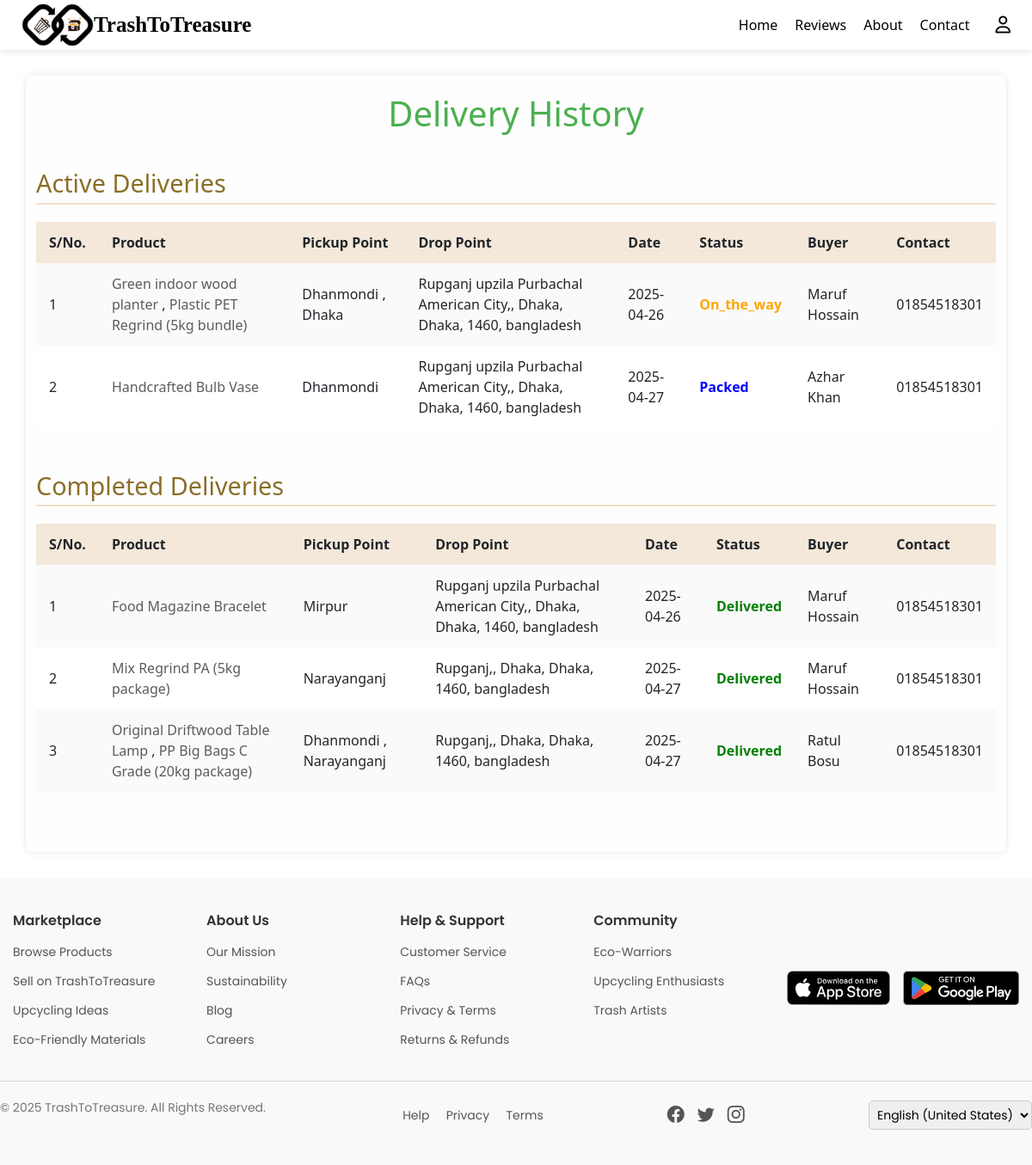
The page /driver/delivery-history/ (signed in) on the database as committed earlier.
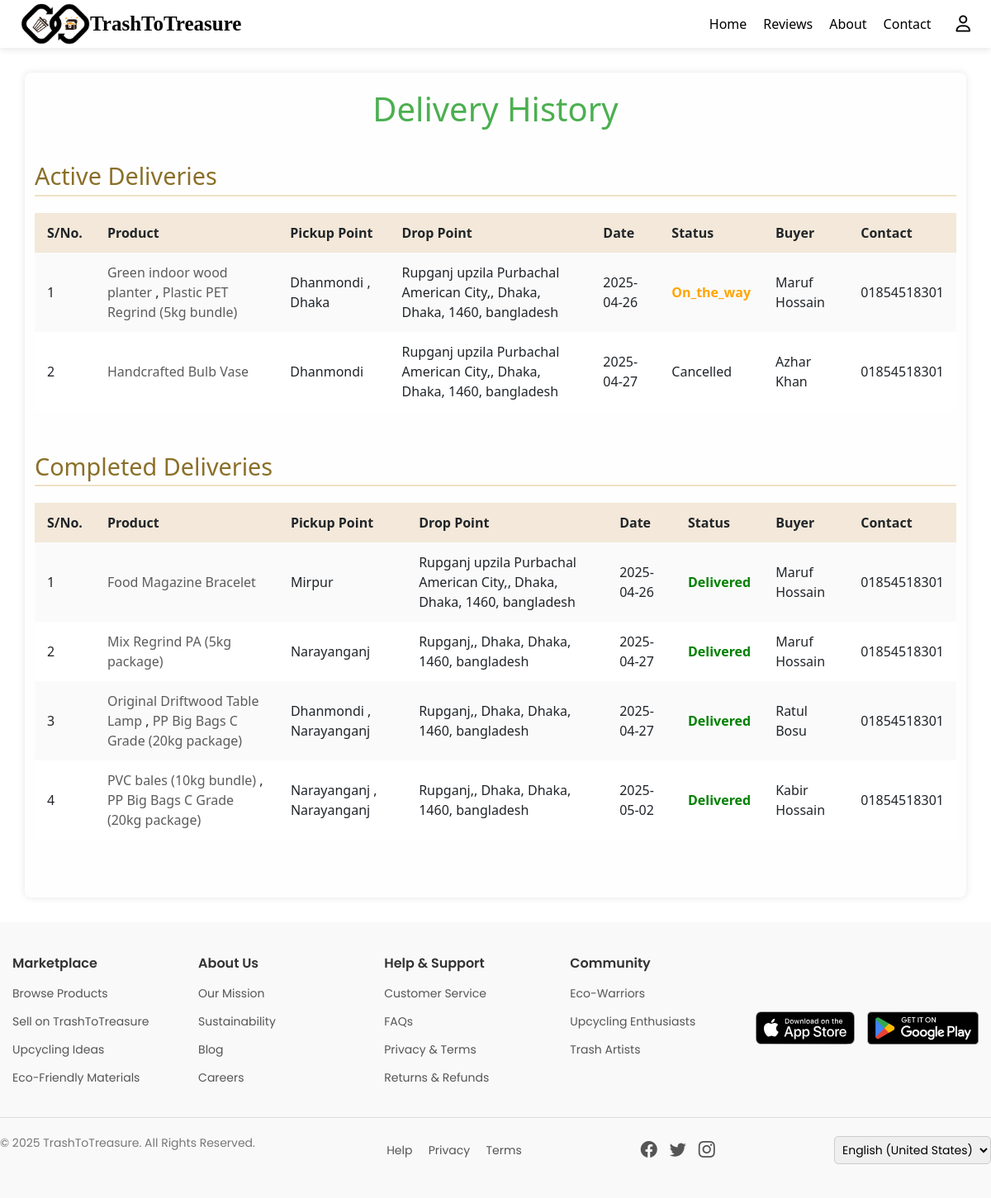
The same page on the database as committed later.
### marketplace/models.py (models this page shows, shortened)
class Order(models.Model):
    PAYMENT_CHOICES = [
        ('sslcommerz', 'SSLCommerz'),
        ('cod', 'Cash on Delivery'),
    ]
    PAYMENT_STATUS_CHOICES = [
        ('pending', 'Pending'),
        ('paid', 'Paid'),
        ('failed', 'Failed'),
    ]
    DELIVERY_STATUS_CHOICES = [
        ('ready', 'Ready to Ship'),
        ('packed', 'Packed'),
        ('on_the_way', 'On the Way'),
        ('delivered', 'Delivered'),
        ('cancelled', 'Cancelled'),
        ('returned', 'Returned'),
    ]
    buyer = models.ForeignKey(User, on_delete=models.CASCADE)
    first_name = models.CharField(max_length=50, blank=True, null=True)
    last_name = models.CharField(max_length=50, blank=True, null=True)
    company = models.CharField(max_length=100, blank=True, null=True)
    country = models.CharField(max_length=50, blank=True, null=True)
    street_address = models.CharField(max_length=255, blank=True, null=True)
    city = models.CharField(max_length=50, blank=True, null=True)
    state = models.CharField(max_length=50, blank=True, null=True)
    zip_code = models.CharField(max_length=10, blank=True, null=True)
    phone = models.CharField(max_length=20, blank=True, null=True)
    email = models.EmailField(blank=True, null=True)
    payment_method = models.CharField(max_length=20, choices=PAYMENT_CHOICES)
    payment_status = models.CharField(max_length=20, choices=PAYMENT_STATUS_CHOICES, default='pending')
    delivery_status = models.CharField(max_length=20, choices=DELIVERY_STATUS_CHOICES, default='ready')
    total_amount = models.DecimalField(max_digits=10, decimal_places=2)
    created_at = models.DateTimeField(auto_now_add=True)
    assigned_delivery_guy = models.ForeignKey(
        User,
        on_delete=models.SET_NULL,
        null=True,
        blank=True,
        related_name='assigned_orders'
    )
    expected_delivery = models.DateTimeField(null=True, blank=True)

class OrderItem(models.Model):
    order = models.ForeignKey(Order, on_delete=models.CASCADE, related_name='items')
    content_type = models.ForeignKey(ContentType, on_delete=models.CASCADE)
    object_id = models.PositiveIntegerField()
    item = GenericForeignKey('content_type', 'object_id')
    quantity = models.PositiveIntegerField()
    price = models.DecimalField(max_digits=10, decimal_places=2)

class UpcycledProduct(models.Model):
    product_name = models.CharField(max_length=255, default="")
    category = models.CharField(max_length=100, default="")
    description = models.TextField()
    price = models.DecimalField(max_digits=10, decimal_places=2)
    product_status = models.CharField(max_length=20, choices=PRODUCT_STATUS_CHOICES, default='active')
    artisan = models.ForeignKey(User, on_delete=models.CASCADE, related_name='upcycled_products', null=True, blank=True)
    approval_status = models.BooleanField(default=False)
    stock_availability = models.IntegerField()
    product_images = models.ImageField(upload_to='upcycled_products/', blank=True, null=True)
    location = models.CharField(max_length=255, default="")
    rating = models.DecimalField(max_digits=3, decimal_places=2, default=0.0)
    tags = models.CharField(max_length=255, blank=True, null=True)
    listing_date = models.DateTimeField(auto_now_add=True)
    last_updated = models.DateTimeField(auto_now=True, null=True, blank=True)
    sold_count = models.IntegerField(default=0)
    delivery_status = models.CharField(max_length=20, choices=DELIVERY_STATUS_CHOICES, default='ready')
    slug = models.SlugField(max_length=255, unique=True, blank=True)
    reviews = GenericRelation(Review)

class TrashItem(models.Model):
    material_name = models.CharField(max_length=255, default="")  # Change as needed
    category = models.CharField(max_length=100, default="")  # Change as needed
    description = models.TextField()
    condition = models.CharField(max_length=50, default="")  # Set a meaningful default
    quantity = models.IntegerField(default=0)
    price = models.DecimalField(max_digits=10, decimal_places=2)
    trash_point = models.CharField(max_length=255, default="")  # Set a meaningful default
    images = models.ImageField(upload_to='waste_images/', blank=True, null=True)
    location = models.CharField(max_length=255, default="")  # Set a meaningful default
    product_status = models.CharField(max_length=20, choices=PRODUCT_STATUS_CHOICES, default='')
    delivery_status = models.CharField(max_length=20, choices=DELIVERY_STATUS_CHOICES, default='')
    slug = models.SlugField(max_length=255, unique=True, blank=True)
    listing_date = models.DateTimeField(auto_now_add=True)
    last_updated = models.DateTimeField(auto_now=True, null=True, blank=True)
    tags = models.CharField(max_length=255, blank=True, null=True)
    rating = models.DecimalField(max_digits=3, decimal_places=2, default=0.0)
    reviews = GenericRelation(Review)

### marketplace/views.py (the view)
# urls.py: path('driver/delivery-history/', views.delivery_history, name='delivery_history'),
def delivery_history(request):
    driver = request.user  # assuming only logged-in drivers can access
    orders = Order.objects.filter(assigned_delivery_guy=request.user)
    active_deliveries = orders.exclude(delivery_status__in=['delivered', 'returned'])
    completed_deliveries = orders.filter(delivery_status__in=['delivered', 'returned'])
    context = {
        'active_deliveries': active_deliveries,
        'completed_deliveries': completed_deliveries,
    }
    return render(request, 'delivery_history.html', context)

### marketplace/templates/delivery_history.html (shortened to what the changed rows need)
{% load static %}
{% include "header.html" %}
<!DOCTYPE html>
<html lang="en">
<head>
  <link rel="stylesheet" href="{% static 'css/delivery_history.css' %}">
</head>
<body>
    <div class="container">
        <div class="page-title">
          <h1>Delivery History</h1>
        </div>
        <h2 class="section-title">Active Deliveries</h2>
        <div class="delivery-table">
          <table>
            <thead>
              <tr>
                <th>S/No.</th>
                <th>Product</th>
                <th>Pickup Point</th>
                <th>Drop Point</th>
                <th>Date</th>
                <th>Status</th>
                <th>Buyer</th>
                <th>Contact</th>
              </tr>
            </thead>
            <tbody>
              {% if active_deliveries %}
                {% for order in active_deliveries %}
                  <tr>
                    <td>{{ forloop.counter }}</td>
                    <td>
                      {% for item in order.items.all %}
                        {% if item.content_type.model == 'upcycledproduct' %}
                          <a href="{% url 'upcycled_product_details' slug=item.item.slug %}">
                            {{ item.item.product_name }}
                          </a>
                        {% else %}
                          <a href="{% url 'trash_item_details' slug=item.item.slug %}">
                            {{ item.item.material_name }}
                          </a>
                        {% endif %}
                        {% if not forloop.last %}, {% endif %}
                      {% endfor %}
                    </td>
                    <td>
                      {% for item in order.items.all %}
                        {{ item.item.location }}
                        {% if not forloop.last %}, {% endif %}
                      {% endfor %}
                    </td>
                    <td>
                      {{ order.street_address }}, {{ order.city }}, {{ order.state }},
                      {{ order.zip_code }}, {{ order.country }}
                    </td>
                    <td>{{ order.created_at|date:"Y-m-d" }}</td>
                    <td class="{{ order.delivery_status }}">
                      {{ order.delivery_status|capfirst }}
                    </td>
                    <td>{{ order.first_name }} {{ order.last_name }}</td>
                    <td>{{ order.phone }}</td>
                  </tr>
                {% endfor %}
              {% else %}
                <tr>
                  <td colspan="8">No active deliveries.</td>
                </tr>
              {% endif %}
            </tbody>
          </table>
        </div>
        <h2 class="section-title">Completed Deliveries</h2>
        <div class="delivery-table">
          <table>
            <thead>
              <tr>
                <th>S/No.</th>
                <th>Product</th>
                <th>Pickup Point</th>
                <th>Drop Point</th>
                <th>Date</th>
                <th>Status</th>
                <th>Buyer</th>
                <th>Contact</th>
              </tr>
            </thead>
            <tbody>
              {% if completed_deliveries %}
                {% for order in completed_deliveries %}
                  <tr>
                    <td>{{ forloop.counter }}</td>
                    <td>
                      {% for item in order.items.all %}
                        {% if item.content_type.model == 'upcycledproduct' %}
                          <a href="{% url 'upcycled_product_details' slug=item.item.slug %}">
                            {{ item.item.product_name }}
                          </a>
                        {% else %}
                          <a href="{% url 'trash_item_details' slug=item.item.slug %}">
                            {{ item.item.material_name }}
                          </a>
                        {% endif %}
                        {% if not forloop.last %}, {% endif %}
                      {% endfor %}
                    </td>
                    <td>
                      {% for item in order.items.all %}
                        {{ item.item.location }}
                        {% if not forloop.last %}, {% endif %}
                      {% endfor %}
                    </td>
                    <td>
                      {{ order.street_address }}, {{ order.city }}, {{ order.state }},
                      {{ order.zip_code }}, {{ order.country }}
                    </td>
                    <td>{{ order.created_at|date:"Y-m-d" }}</td>
                    <td class="{{ order.delivery_status }}">
                      {{ order.delivery_status|capfirst }}
                    </td>
                    <td>{{ order.first_name }} {{ order.last_name }}</td>
                    <td>{{ order.phone }}</td>
                  </tr>
                {% endfor %}
              {% else %}
                <tr>
                  <td colspan="8">No completed deliveries.</td>
                </tr>
              {% endif %}
            </tbody>
          </table>
        </div>
    </div>
</body>
</html>
{% include "footer.html" %}

Rows that differ between the two databases and show on the page:
changed Order "Azhar": delivery_status "Packed" → "Cancelled"
added Order: street_address "Rupganj,", city "Dhaka", state "Dhaka", zip_code "1460", country "bangladesh", created_at "2025-05-02", delivery_status "Delivered", first_name "Kabir", last_name "Hossain", phone "01854518301", shown under "Completed Deliveries"
added OrderItem: item.material_name "PVC bales (10kg bundle)", item.location "Narayanganj"
added OrderItem: item.material_name "PP Big Bags C Grade (20kg package)", item.location "Narayanganj"
